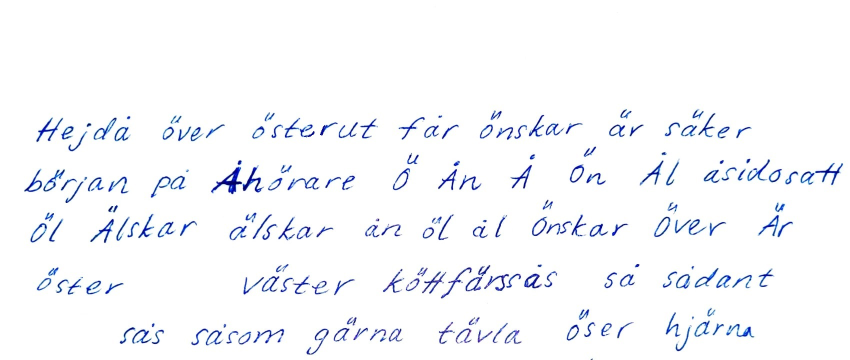
%> input picture matlab/swe_images/ad1.jpg, 1700 x 719 px (shown at 1/2 size)
$ octave swe_segmentation.m   (GNU Octave 9; MATLAB toolbox functions it lacks are replaced by stand-ins)
%> lines starting %> are read from the running program, lines starting %| are printed output that depends on the picture; in (x1, y1, x2, y2) boxes, pixels count from 0 and x2, y2 are one past the last pixel; in counts of white or black regions, pixels touching at a corner belong together; the program's own positions count from 1
% Segmentation and preprocessing (withpout rescaling and padding) of the Swedish data (swe_segmented is used in augmentation.m)
close all;

mkdir("swe_segmented");
filenames = ["ad1.jpg", "ad2.jpg", "ch1.jpg", "ch2.jpg", "li1.png", "li2.png", "so.jpg"];
save_names = ["swe_segmented/swe-ad/swe-ad-ad", "swe_segmented/swe-ad/swe-ad-ad", "swe_segmented/swe-ch/swe-ch-ch",...
    "swe_segmented/swe-ch/swe-ch-ch", "swe_segmented/swe-li/swe-li-li", "swe_segmented/swe-li/swe-li-li",...
    "swe_segmented/swe-so/swe-so-so"];
dil_size = [11 11 12 15 11 11 11];
offsets = [0 36 0 69 0 33 0];
cropSize = [32,128];

for j=1:length(filenames)
    C = imread("swe_images/" + filenames(j));
%> C is the input picture: size 719x1700x3 uint8; mean R, G, B 246.5, 247.8, 250.9
    C_org = C;

    % Inverting
    C = 255-C;
    C = rgb2gray(C); % grey scale
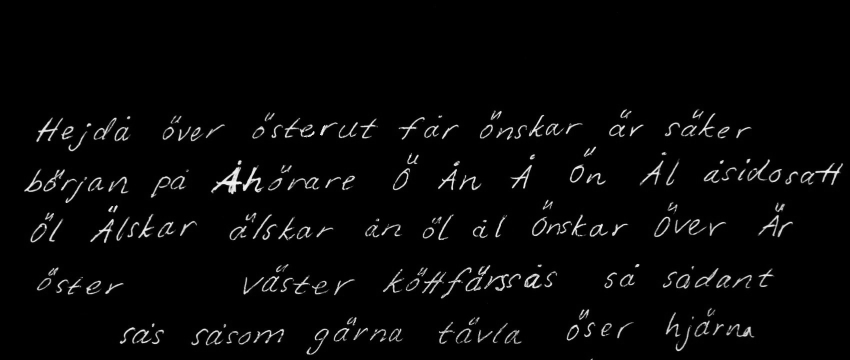
%> C: size 719x1700 uint8 (shown at 1/2 size); min 0, max 248, mean 7.2

    % Filtering
    C = medfilt2(C,[3,3]);

    % Thresholding
    thresh = ceil(255*graythresh(C));
%> thresh = 83
    C(C<thresh) = 0;
    C(C>=thresh) = 255;
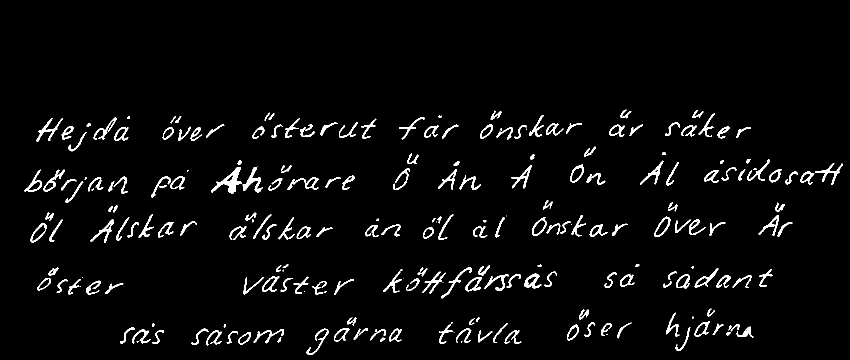
%> C: size 719x1700 uint8 (shown at 1/2 size); 3.5% white; 234 white regions (26 under 20 px), largest, box (x1, y1, x2, y2) and area: (422, 334, 484, 388) 1076, (485, 335, 526, 385) 644, (73, 236, 126, 284) 533

    se = strel('disk',dil_size(j),0);
    C = imdilate(C,se);
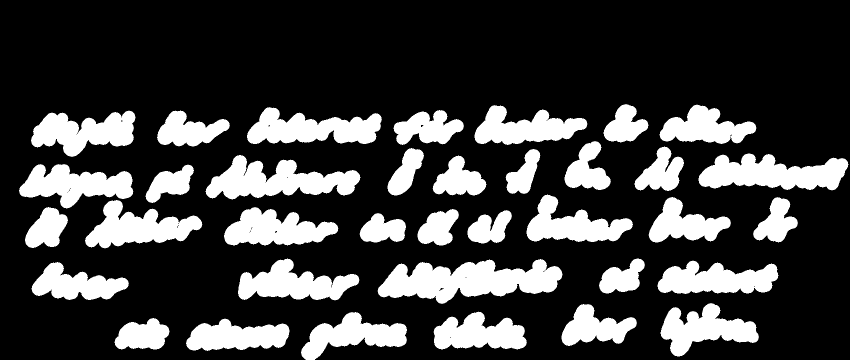
%> C: size 719x1700 uint8 (shown at 1/2 size); 24.1% white; 36 white regions

    [labels, numOfWords] = bwlabel(C,4);
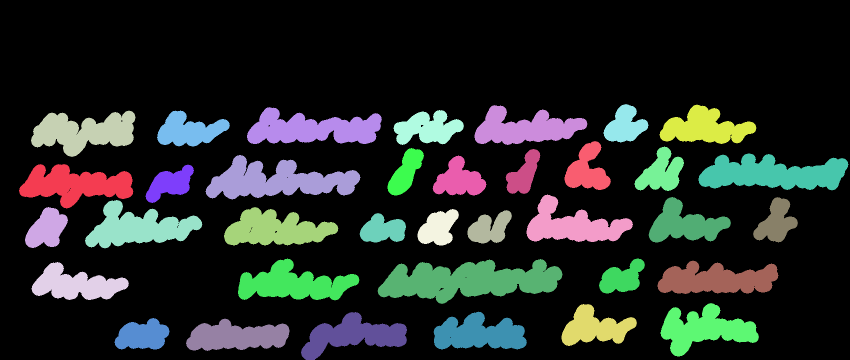
%> labels: size 719x1700 double (shown at 1/2 size); 37 distinct labels, from 0 to 36; one colour per label, 0 black
%> numOfWords = 36
    F_word = regionprops(labels);
%> F_word = 36 regions; largest, box (x1, y1, x2, y2), Area and Centroid: (755, 518, 1125, 608) 20137 [937.9 562.1], (411, 310, 721, 399) 15022 [555.6 362.4], (1397, 307, 1697, 381) 14410 [1545.6 348], (494, 214, 764, 288) 12504 [625.8 258.6], (170, 400, 405, 497) 11833 [277.8 456.1]

    mkdir("swe_segmented/swe-ad");
    mkdir("swe_segmented/swe-ch");
    mkdir("swe_segmented/swe-so");
    mkdir("swe_segmented/swe-li");
    for i=1:length(F_word)
        box = floor(F_word(i).BoundingBox);
        W = C_org( box(2)+dil_size(j):box(2)+box(4)-dil_size(j), box(1)+dil_size(j):box(1)+box(3)-dil_size(j) );

        imwrite(W,save_names(j) + sprintf('%03d',i+offsets(j)) + ".png","png");
    end
%> this loop made 36 passes
%> box on passes 1 to 12: [38 328 229 89], [50 414 86 82], [62 221 209 93], [63 524 195 76], [170 400 235 97], [229 636 110 63], [291 329 97 77], [314 221 146 72], [372 637 207 65], [411 310 310 89], [448 414 229 77], [476 517 243 84]
%> pass 1, `W = C_org( box(2)+dil_size(j):box(2)+box(4)-dil_size(j), box(1)+dil_si..`:
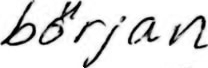
%> W: size 68x208 uint8; min 0, max 255, mean 223.7
%> pass 2, `W = C_org( box(2)+dil_size(j):box(2)+box(4)-dil_size(j), box(1)+dil_si..`:
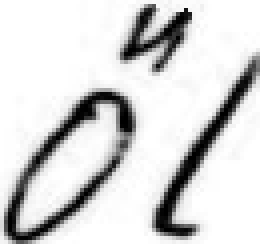
%> W: size 61x65 uint8 (shown 4 times larger); min 0, max 255, mean 214.1
%> pass 3, `W = C_org( box(2)+dil_size(j):box(2)+box(4)-dil_size(j), box(1)+dil_si..`:
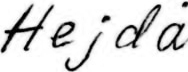
%> W: size 72x188 uint8; min 0, max 255, mean 222.2

end
%> pass 2 of the loop `for j=1:length(filenames)`:
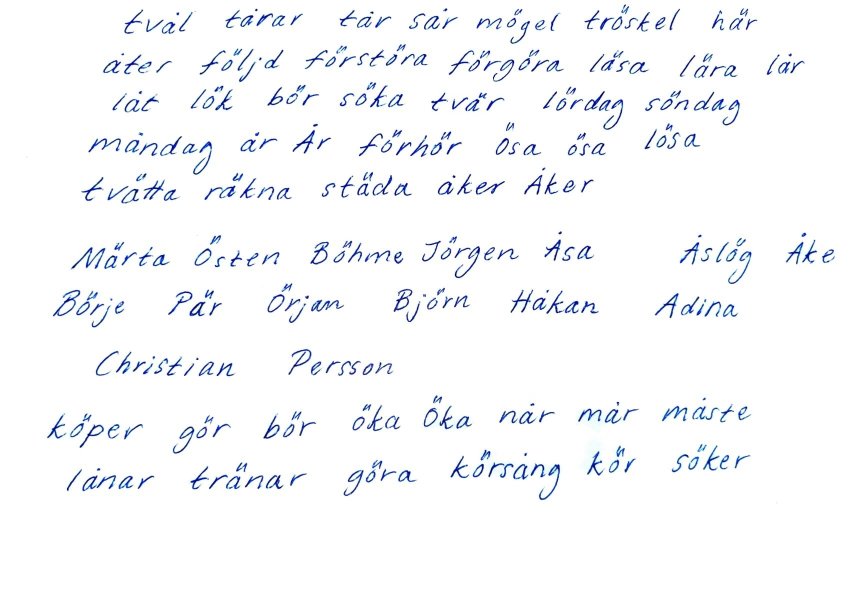
%> input picture matlab/swe_images/ad2.jpg, 1700 x 1226 px (shown at 1/2 size)
%> C is the input picture: size 1226x1700x3 uint8; mean R, G, B 246.4, 247.8, 250.4
%> thresh = 84
%> `[labels, numOfWords] = bwlabel(C,4);`:
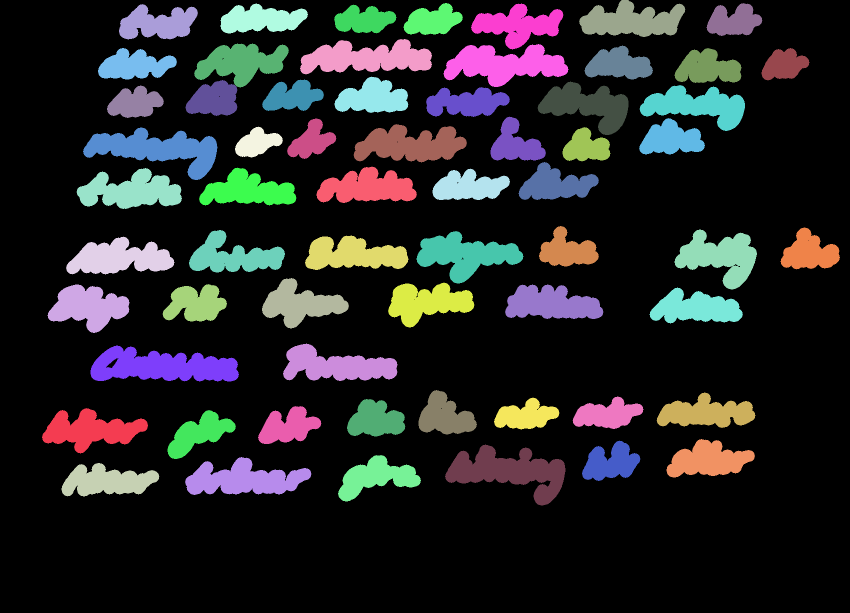
%> labels: size 1226x1700 double (shown at 1/2 size); 63 distinct labels, from 0 to 62; one colour per label, 0 black
%> numOfWords = 62
%> F_word = 62 regions; largest, box (x1, y1, x2, y2), Area and Centroid: (181, 691, 478, 763) 14501 [325.6 733.5], (890, 889, 1131, 1011) 14168 [1020.1 943.8], (166, 255, 435, 360) 13262 [315.3 299.1], (887, 88, 1137, 174) 12465 [1009.6 129.3], (600, 78, 864, 149) 12018 [734.3 116.9]
%> the loop `for i=1:length(F_word)` made 62 passes
%> box on passes 1 to 8: [84 816 212 91], [95 569 164 97], [123 926 196 67], [132 473 217 76], [153 336 211 82], [166 255 269 105], [181 691 297 72], [196 96 158 63]
%> pass 3, `W = C_org( box(2)+dil_size(j):box(2)+box(4)-dil_size(j), box(1)+dil_si..`:
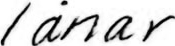
%> W: size 46x175 uint8; min 0, max 255, mean 216.4
%> pass 3 of the loop `for j=1:length(filenames)`:
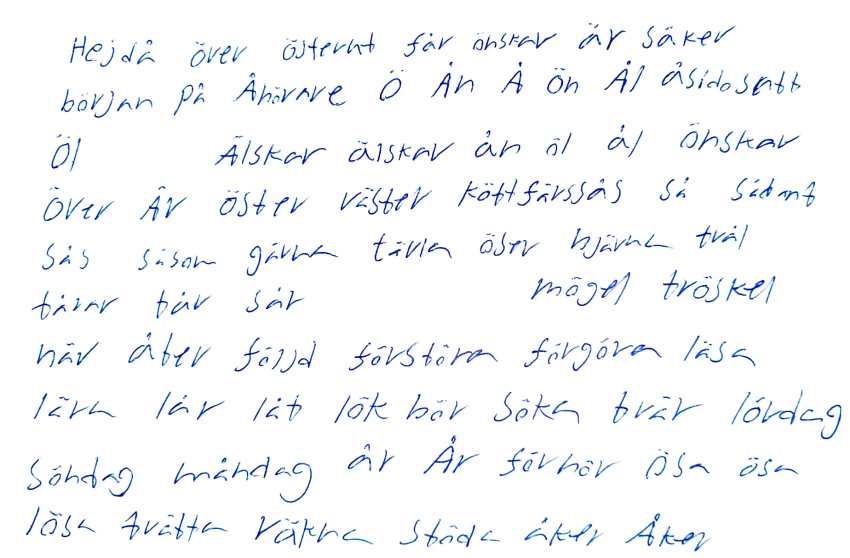
%> input picture matlab/swe_images/ch1.jpg, 1700 x 1115 px (shown at 1/2 size)
%> C is the input picture: size 1115x1700x3 uint8; mean R, G, B 245.5, 247.4, 250.9
%> thresh = 78
%> `C(C>=thresh) = 255;`:
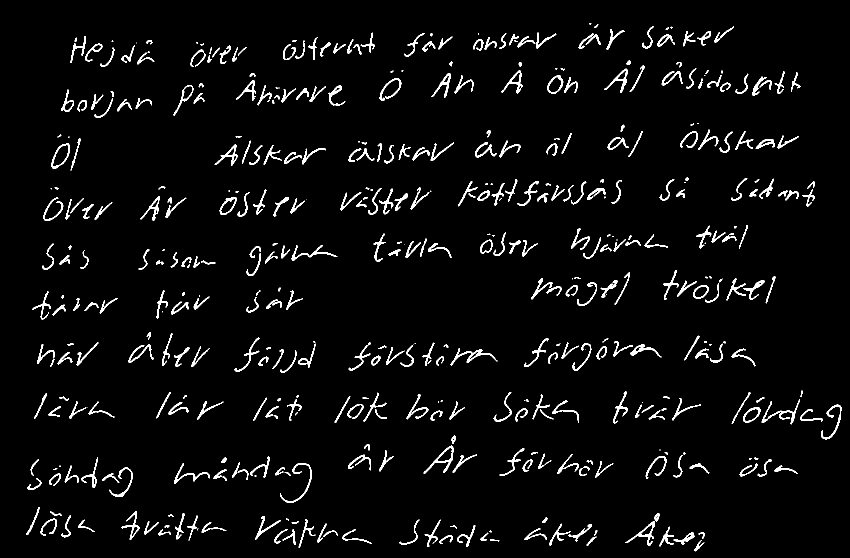
%> C: size 1115x1700 uint8 (shown at 1/2 size); 3.9% white; 474 white regions (74 under 20 px), largest, box (x1, y1, x2, y2) and area: (1523, 798, 1600, 849) 608, (901, 696, 995, 731) 605, (847, 891, 908, 948) 592
%> labels: size 1115x1700 double; 70 distinct labels, from 0 to 69
%> numOfWords = 69
%> F_word = 69 regions; largest, box (x1, y1, x2, y2), Area and Centroid: (904, 346, 1256, 425) 19794 [1082.7 385.8], (685, 673, 1007, 753) 16036 [836.4 712.8], (336, 901, 636, 1018) 16025 [503.1 951.1], (1311, 112, 1613, 203) 15936 [1462.5 163.1], (1451, 769, 1695, 891) 15235 [1578.6 828.5]
%> the loop `for i=1:length(F_word)` made 69 passes
%> box on passes 1 to 8: [40 1002 161 85], [42 902 236 104], [52 570 195 81], [56 775 185 75], [62 673 147 73], [72 475 117 76], [75 362 162 92], [91 257 83 96]
%> pass 3, `W = C_org( box(2)+dil_size(j):box(2)+box(4)-dil_size(j), box(1)+dil_si..`:
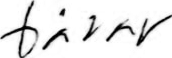
%> W: size 58x172 uint8; min 0, max 255, mean 231.5
%> (the run ends here)
